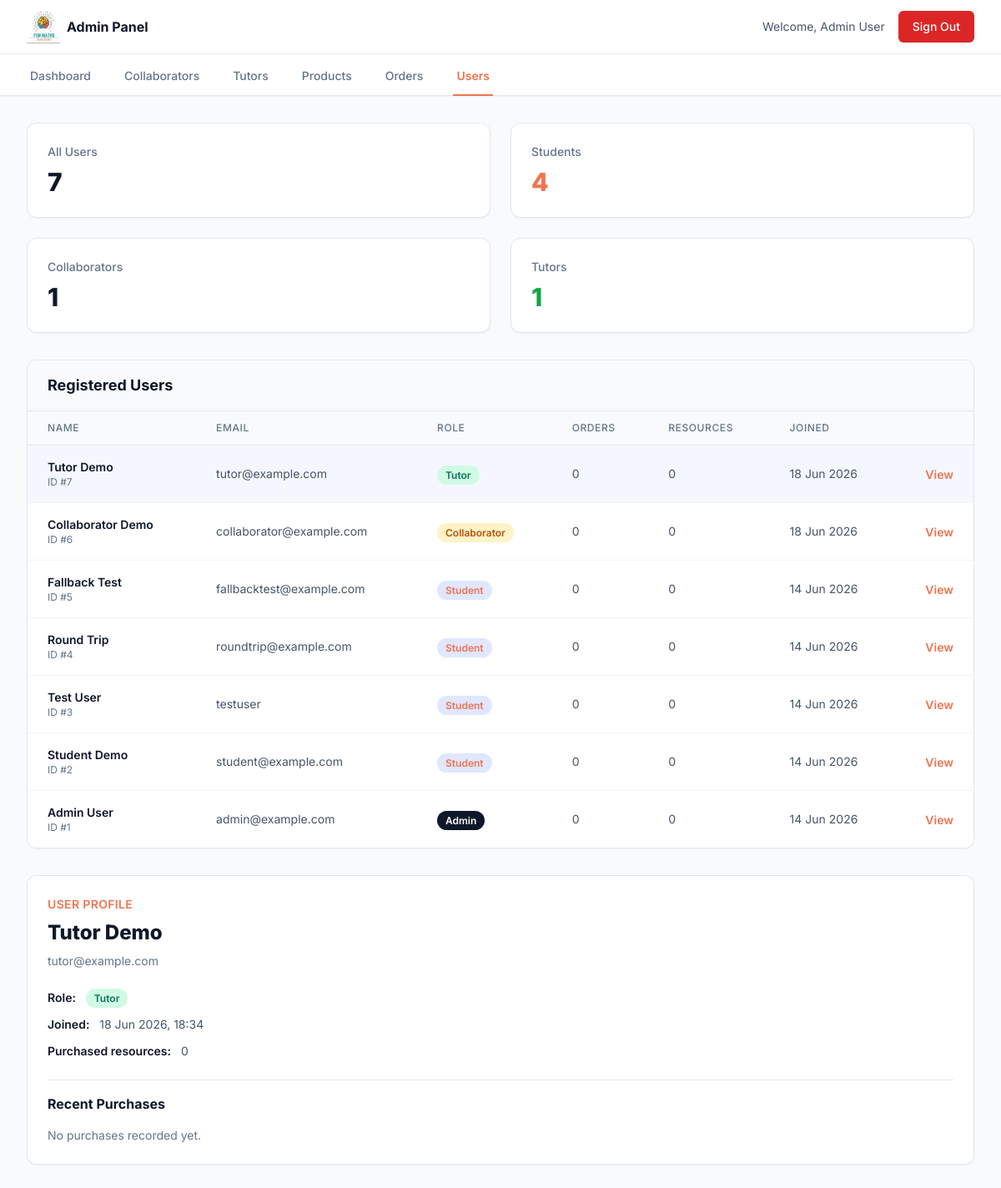
The page /app/admin/users.php?id=7 (signed in) on the database its author committed.
### tables this page shows
CREATE TABLE users (
            id INTEGER PRIMARY KEY AUTOINCREMENT,
            name TEXT NOT NULL,
            email TEXT UNIQUE NOT NULL,
            password TEXT NOT NULL,
            role TEXT DEFAULT 'student',
            created_at DATETIME DEFAULT CURRENT_TIMESTAMP
        , remember_token TEXT);

### app/admin/users.php (the view, shortened to what this page needs)
<?php
require_once __DIR__ . '/../config/db.php';
require_once __DIR__ . '/../config/functions.php';
$totalUsers = (int)$pdo->query("SELECT COUNT(*) FROM users")->fetchColumn();
$studentUsers = (int)$pdo->query("SELECT COUNT(*) FROM users WHERE role = 'student'")->fetchColumn();
$collaboratorUsers = (int)$pdo->query("SELECT COUNT(*) FROM users WHERE role = 'collaborator'")->fetchColumn();
$tutorUsers = (int)$pdo->query("SELECT COUNT(*) FROM users WHERE role = 'tutor'")->fetchColumn();
$stmt = $pdo->query("
    SELECT
        u.id,
        u.name,
        u.email,
        u.role,
        u.created_at,
        COUNT(DISTINCT o.id) AS order_count,
        COUNT(DISTINCT upa.product_id) AS product_count
    FROM users u
    LEFT JOIN orders o ON o.user_id = u.id
    LEFT JOIN user_product_access upa ON upa.user_id = u.id
    GROUP BY u.id
    ORDER BY u.created_at DESC, u.id DESC
");
$users = $stmt->fetchAll(PDO::FETCH_ASSOC);
$selectedUserId = isset($_GET['id']) ? (int)$_GET['id'] : 0;
$selectedUser = null;
$selectedProducts = [];
if ($selectedUserId) {
    $stmt = $pdo->prepare("SELECT id, name, email, role, created_at FROM users WHERE id = ?");
    $stmt->execute([$selectedUserId]);
    $selectedUser = $stmt->fetch(PDO::FETCH_ASSOC);
    if ($selectedUser) {
        $selectedProducts = getUserPurchasedProducts($selectedUserId);
    }
}
?>
    <div class="space-y-8">
        <section class="grid grid-cols-1 sm:grid-cols-2 xl:grid-cols-4 gap-6">
            <div class="bg-white rounded-xl border border-slate-200 p-6 shadow-sm">
                <p class="text-sm font-medium text-slate-500">All Users</p>
                <p class="mt-2 text-3xl font-extrabold text-slate-900"><?= $totalUsers ?></p>
            </div>
            <div class="bg-white rounded-xl border border-slate-200 p-6 shadow-sm">
                <p class="text-sm font-medium text-slate-500">Students</p>
                <p class="mt-2 text-3xl font-extrabold text-brand-600"><?= $studentUsers ?></p>
            </div>
            <div class="bg-white rounded-xl border border-slate-200 p-6 shadow-sm">
                <p class="text-sm font-medium text-slate-500">Collaborators</p>
                <p class="mt-2 text-3xl font-extrabold text-slate-900"><?= $collaboratorUsers ?></p>
            </div>
            <div class="bg-white rounded-xl border border-slate-200 p-6 shadow-sm">
                <p class="text-sm font-medium text-slate-500">Tutors</p>
                <p class="mt-2 text-3xl font-extrabold text-green-600"><?= $tutorUsers ?></p>
            </div>
        </section>
        <section class="grid grid-cols-1 xl:grid-cols-3 gap-8">
            <div class="xl:col-span-2 bg-white rounded-xl border border-slate-200 shadow-sm overflow-hidden">
                <div class="px-6 py-4 border-b border-slate-200 bg-slate-50">
                    <h1 class="text-lg font-bold text-slate-900">Registered Users</h1>
                </div>
                <div class="overflow-x-auto">
                    <table class="min-w-full divide-y divide-slate-200">
                        <thead class="bg-slate-50">
                            <tr>
                                <th class="px-6 py-3 text-left text-xs font-medium text-slate-500 uppercase tracking-wider">Name</th>
                                <th class="px-6 py-3 text-left text-xs font-medium text-slate-500 uppercase tracking-wider">Email</th>
                                <th class="px-6 py-3 text-left text-xs font-medium text-slate-500 uppercase tracking-wider">Role</th>
                                <th class="px-6 py-3 text-left text-xs font-medium text-slate-500 uppercase tracking-wider">Orders</th>
                                <th class="px-6 py-3 text-left text-xs font-medium text-slate-500 uppercase tracking-wider">Resources</th>
                                <th class="px-6 py-3 text-left text-xs font-medium text-slate-500 uppercase tracking-wider">Joined</th>
                                <th class="px-6 py-3"></th>
                            </tr>
                        </thead>
                        <tbody class="bg-white divide-y divide-slate-100">
                            <?php if (empty($users)): ?>
                                <tr>
                                    <td colspan="7" class="px-6 py-8 text-center text-slate-500">No users found.</td>
                                </tr>
                            <?php else: ?>
                                <?php foreach ($users as $user): ?>
                                    <tr class="<?= $selectedUserId === (int)$user['id'] ? 'bg-brand-50/60' : '' ?>">
                                        <td class="px-6 py-4 whitespace-nowrap">
                                            <div class="text-sm font-semibold text-slate-900"><?= h($user['name']) ?></div>
                                            <div class="text-xs text-slate-500">ID #<?= $user['id'] ?></div>
                                        </td>
                                        <td class="px-6 py-4 whitespace-nowrap text-sm text-slate-600"><?= h($user['email']) ?></td>
                                        <td class="px-6 py-4 whitespace-nowrap">
                                            <span class="px-2.5 py-1 rounded-full text-xs font-semibold <?= $user['role'] === 'admin' ? 'bg-slate-900 text-white' : ($user['role'] === 'tutor' ? 'bg-emerald-100 text-emerald-700' : ($user['role'] === 'collaborator' ? 'bg-amber-100 text-amber-700' : 'bg-brand-100 text-brand-700')) ?>">
                                                <?= ucfirst($user['role']) ?>
                                            </span>
                                        </td>
                                        <td class="px-6 py-4 whitespace-nowrap text-sm text-slate-600"><?= (int)$user['order_count'] ?></td>
                                        <td class="px-6 py-4 whitespace-nowrap text-sm text-slate-600"><?= (int)$user['product_count'] ?></td>
                                        <td class="px-6 py-4 whitespace-nowrap text-sm text-slate-600"><?= date('d M Y', strtotime($user['created_at'])) ?></td>
                                        <td class="px-6 py-4 whitespace-nowrap text-right">
                                            <a href="users.php?id=<?= $user['id'] ?>" class="text-sm font-semibold text-brand-600 hover:text-brand-700">View</a>
                                        </td>
                                    </tr>
                                <?php endforeach; ?>
                            <?php endif; ?>
                        </tbody>
                    </table>
                </div>
            </div>
            <aside class="bg-white rounded-xl border border-slate-200 shadow-sm p-6">
                <?php if ($selectedUser): ?>
                    <div class="mb-6">
                        <p class="text-sm font-semibold text-brand-600 uppercase tracking-wide mb-2">User Profile</p>
                        <h2 class="text-2xl font-extrabold text-slate-900"><?= h($selectedUser['name']) ?></h2>
                        <p class="text-sm text-slate-500 mt-2"><?= h($selectedUser['email']) ?></p>
                    </div>
                    <div class="space-y-3 text-sm mb-6">
                        <div>
                            <span class="font-semibold text-slate-900">Role:</span>
                            <span class="ml-2 px-2.5 py-1 rounded-full text-xs font-semibold <?= $selectedUser['role'] === 'admin' ? 'bg-slate-900 text-white' : ($selectedUser['role'] === 'tutor' ? 'bg-emerald-100 text-emerald-700' : ($selectedUser['role'] === 'collaborator' ? 'bg-amber-100 text-amber-700' : 'bg-brand-100 text-brand-700')) ?>">
                                <?= ucfirst($selectedUser['role']) ?>
                            </span>
                        </div>
                        <div>
                            <span class="font-semibold text-slate-900">Joined:</span>
                            <span class="ml-2 text-slate-600"><?= date('d M Y, H:i', strtotime($selectedUser['created_at'])) ?></span>
                        </div>
                        <div>
                            <span class="font-semibold text-slate-900">Purchased resources:</span>
                            <span class="ml-2 text-slate-600"><?= count($selectedProducts) ?></span>
                        </div>
                    </div>
                    <div class="border-t border-slate-200 pt-4">
                        <h3 class="font-bold text-slate-900 mb-4">Recent Purchases</h3>
                        <div class="space-y-3">
                            <?php if (empty($selectedProducts)): ?>
                                <p class="text-sm text-slate-500">No purchases recorded yet.</p>
                            <?php endif; ?>
                        </div>
                    </div>
                <?php endif; ?>
            </aside>
        </section>
    </div>

### rows shown on the page
users: name "Tutor Demo", id "7", email "tutor@example.com", role "Tutor", order_count "0", product_count "0", created_at "18 Jun 2026", created_at "18 Jun 2026, 18:34"
users: name "Collaborator Demo", id "6", email "collaborator@example.com", role "Collaborator", order_count "0", product_count "0", created_at "18 Jun 2026"
users: name "Fallback Test", id "5", email "fallbacktest@example.com", role "Student", order_count "0", product_count "0", created_at "14 Jun 2026"
users: name "Round Trip", id "4", email "roundtrip@example.com", role "Student", order_count "0", product_count "0", created_at "14 Jun 2026"
users: name "Test User", id "3", email "testuser", role "Student", order_count "0", product_count "0", created_at "14 Jun 2026"
users: name "Student Demo", id "2", email "student@example.com", role "Student", order_count "0", product_count "0", created_at "14 Jun 2026"
users: name "Admin User", id "1", email "admin@example.com", role "Admin", order_count "0", product_count "0", created_at "14 Jun 2026"

### other values the page prints
$_SESSION['user_name'] "Admin User"
$label "Dashboard"
$label "Collaborators"
$label "Tutors"
$label "Products"
$label "Orders"
$label "Users"
$totalUsers "7"
$studentUsers "4"
$collaboratorUsers "1"
$tutorUsers "1"
count($selectedProducts) "0"
